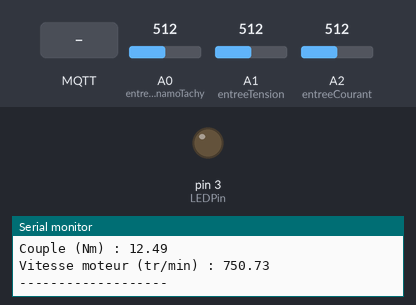
This sketch was run on a simulated Arduino Mega 2560, built with avr-gcc and run on an emulated ATmega2560. Parts: output pins drawn as LEDs (lit = HIGH), the last lines printed to the serial monitor. Inputs (shaded band) come from the test bench; at power-on: A0 (entreeDynamoTachy) = 512, A1 (entreeTension) = 512, A2 (entreeCourant) = 512. WiFi joins after 1.5 s; servers stay silent unless stated; random numbers use the default seed unless the sketch sets one; no MQTT or app messages arrive unless stated.

Above: at 3.7 s.
3.8 s: MQTT message "90" arrives on the second subscribed topic
At 4.8 s:
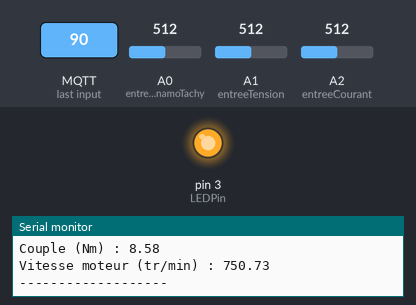
5.5 s: MQTT message "0" arrives on the second subscribed topic
At 8.0 s:
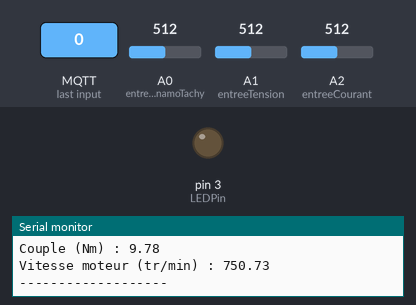
Timing chart, 0 to 9.5 s (numbered marks = the images above; inputs shaded):
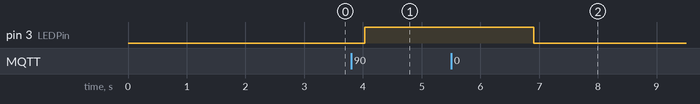

Measured:
- after the input at 3.8 s, pin 3 (LEDPin): LOW → HIGH after 0.23 s
- after the input at 5.5 s, pin 3 (LEDPin): HIGH → LOW after 1.4 s

The sketch:

main.ino
```cpp
/*
# Titre : MQTT Acquisition, Publication des mesures et Contrôle Frein
# Auteur : Ahmet
# Version : 28/04/2025
*/

#include <SPI.h>
#include <Ethernet.h>
#include <PubSubClient.h>
#include <Arduino.h>
#include <math.h> // Pour sqrt()

// Déclarations des broches et constantes d'acquisition
const int entreeDynamoTachy = A0;    // Dynamotachymètre
const int entreeTension = A1;         // Tension moteur
const int entreeCourant = A2;         // Courant moteur
const int nombreEchantillons = 100;   // Nombre d'échantillons
const int intervalleEchantillonnage = 200; // Intervalle d'échantillonnage en µs

// PWM pour frein
const int LEDPin = 3; // Broche 3 pour le frein

// Définition des prescalers pour Timer3 (broche 3)
const byte PRESCALER_1_31kHz_TresRapide = 0b001;
const byte PRESCALER_8_4Hz = 0b010;
const byte PRESCALER_64_490Hz_Standard = 0b011;
const byte PRESCALER_256_122Hz = 0b100;
const byte PRESCALER_1024_30Hz_TresLent = 0b101;

// Choix prescaler pour frein
byte prescalerChoisi = PRESCALER_1024_30Hz_TresLent; // ~30 Hz pour frein

// Variables de mesures
float xTension = 0.0, xUDecal = 0.0, xUcarre = 0.0, xSommeValeursUcarre = 0.0;
float xCourant = 0.0, xIDecal = 0.0, xIcarre = 0.0, xSommeValeursIcarre = 0.0;
float xUeff = 0.0, xIeff = 0.0;
float xVitesse = 0.0, xCouple = 0.0;
int numeroMoteur = 1;

// Informations réseau et MQTT
byte mac[] = { 0x90, 0xA2, 0xDA, 0x0F, 0x12, 0xDD };
IPAddress ip(192, 168, 2, 150);

const char* mqtt_broker = "192.168.2.100";
const char* mqtt_user = "bancmoteur";
const char* mqtt_password = "CestGenialCeBts2025";
const int mqttPort = 1883;
const char* topicMoteur = "Moteur/#";
const char* topicFrein = "Frein/CoeffA";

// Initialisation Ethernet et MQTT
EthernetClient ethClient;
PubSubClient client(ethClient);

// Prototypes
void setup_ethernet();
void reconnect();
void publishData();
void callback(char* topic, byte* payload, unsigned int length);

void setup() {
  Serial.begin(115200);
  pinMode(LEDPin, OUTPUT);

  Ethernet.begin(mac, ip);
  setup_ethernet();
  client.setServer(mqtt_broker, mqttPort);
  client.setCallback(callback);

  // Connexion au broker MQTT
  reconnect();

  // Réglage fréquence PWM sur broche 3 (Timer3)
  TCCR3B &= 0b11111000; // Effacer les bits CS32:CS30
  TCCR3B |= prescalerChoisi; // Appliquer le prescaler choisi
}

void loop() {
  if (!client.connected()) {
    reconnect();
  }
  client.loop();

  // Acquisition et affichage des mesures
  publishData();

  Serial.println("----- Mesures -----");
  Serial.print("Tension efficace (Ueff) : ");
  Serial.println(xUeff, 3);
  Serial.print("Courant efficace (Ieff) : ");
  Serial.println(xIeff, 3);
  Serial.print("Couple (Nm) : ");
  Serial.println(xCouple, 2);
  Serial.print("Vitesse moteur (tr/min) : ");
  Serial.println(xVitesse, 2);
  Serial.println("-------------------");

  delay(1000); // Attendre avant la prochaine acquisition
}

// Fonction appelée lors de la réception d'un message MQTT
void callback(char* topic, byte* payload, unsigned int length) {
  String message = "";
  for (unsigned int i = 0; i < length; i++) {
    message += (char)payload[i];
  }

  Serial.print("Réception MQTT [");
  Serial.print(topic);
  Serial.print("] : ");
  Serial.println(message);

  String topicStr = String(topic);

  if (topicStr == "Moteur/Numero") {
    int newNumero = message.toInt();
    if (newNumero >= 1 && newNumero <= 5) {
      numeroMoteur = newNumero;
      Serial.print("Changement de moteur : ");
      Serial.println(numeroMoteur);
    }
  } else if (topicStr == "Frein/CoeffA") {
    float pourcentage = message.toFloat();
    if (pourcentage >= 0 && pourcentage <= 100) {
      int pwm = map(pourcentage, 0, 100, 0, 255);

      // Ajuster la fréquence PWM
      TCCR3B &= 0b11111000;
      TCCR3B |= prescalerChoisi;

      // Appliquer le PWM
      analogWrite(LEDPin, pwm);

      Serial.print("Frein réglé à : ");
      Serial.print(pourcentage);
      Serial.println(" %");
    } else {
      Serial.println("Valeur frein invalide (0-100%)");
    }
  }
}

// Initialisation Ethernet avec fallback
void setup_ethernet() {
  Serial.println("Initialisation du réseau Ethernet...");
  if (Ethernet.begin(mac) == 0) {
    Serial.println("Échec DHCP, attribution IP statique...");
    Ethernet.begin(mac, ip);
  }
  delay(1000);
  Serial.print("Adresse IP : ");
  Serial.println(Ethernet.localIP());
}

// Acquisition et publication des données sur MQTT
void publishData() {
  char msg[50];

  //// Mesure tension efficace (Ueff) ////
  xSommeValeursUcarre = 0.0;
  unsigned long startTimeTension = micros();
  for (int i = 0; i < nombreEchantillons; i++) {
    int valeur = analogRead(entreeTension);
    xTension = (valeur * 5.0) / 1023.0;
    xUDecal = xTension - 2.5;
    xUcarre = xUDecal * xUDecal;
    xSommeValeursUcarre += xUcarre;
    while (micros() - startTimeTension < (i + 1) * intervalleEchantillonnage) {}
  }
  xUeff = sqrt(xSommeValeursUcarre / nombreEchantillons);

  //// Mesure courant efficace (Ieff) ////
  xSommeValeursIcarre = 0.0;
  unsigned long startTimeCourant = micros();
  for (int i = 0; i < nombreEchantillons; i++) {
    int valeur = analogRead(entreeCourant);
    xCourant = (valeur * 5.0) / 1023.0;
    xIDecal = xCourant - 2.5;
    xIcarre = xIDecal * xIDecal;
    xSommeValeursIcarre += xIcarre;
    while (micros() - startTimeCourant < (i + 1) * intervalleEchantillonnage) {}
  }
  xIeff = sqrt(xSommeValeursIcarre / nombreEchantillons);

  //// Mesure vitesse moteur ////
  int valeurDynamo = analogRead(entreeDynamoTachy);
  float tensionDynamo = (valeurDynamo * 20.0) / 1023.0;
  xVitesse = tensionDynamo * 75; // Coefficient dépendant du modèle de dynamo

  //// Génération aléatoire d'un couple fictif ////
  xCouple = random(5, 15) + random(0, 100) / 100.0;

  // Publication MQTT
  dtostrf(xUeff, 6, 3, msg);
  client.publish("Moteur/Ueff", msg);
  delay(100);

  dtostrf(xIeff, 6, 3, msg);
  client.publish("Moteur/Ieff", msg);
  delay(100);

  dtostrf(xCouple, 6, 2, msg);
  client.publish("Moteur/C", msg);
  delay(100);

  dtostrf(xVitesse, 6, 2, msg);
  client.publish("Moteur/N", msg);
  delay(100);
}

// Reconnexion MQTT
void reconnect() {
  while (!client.connected()) {
    Serial.print("Connexion au broker MQTT...");
    if (client.connect("MoteurClient", mqtt_user, mqtt_password)) {
      Serial.println("Connecté !");
      client.subscribe(topicMoteur);
      client.subscribe(topicFrein);
    } else {
      Serial.print("Échec, code erreur : ");
      Serial.println(client.state());
      Serial.println("Nouvelle tentative dans 2 secondes...");
      delay(2000);
    }
  }
}
```
